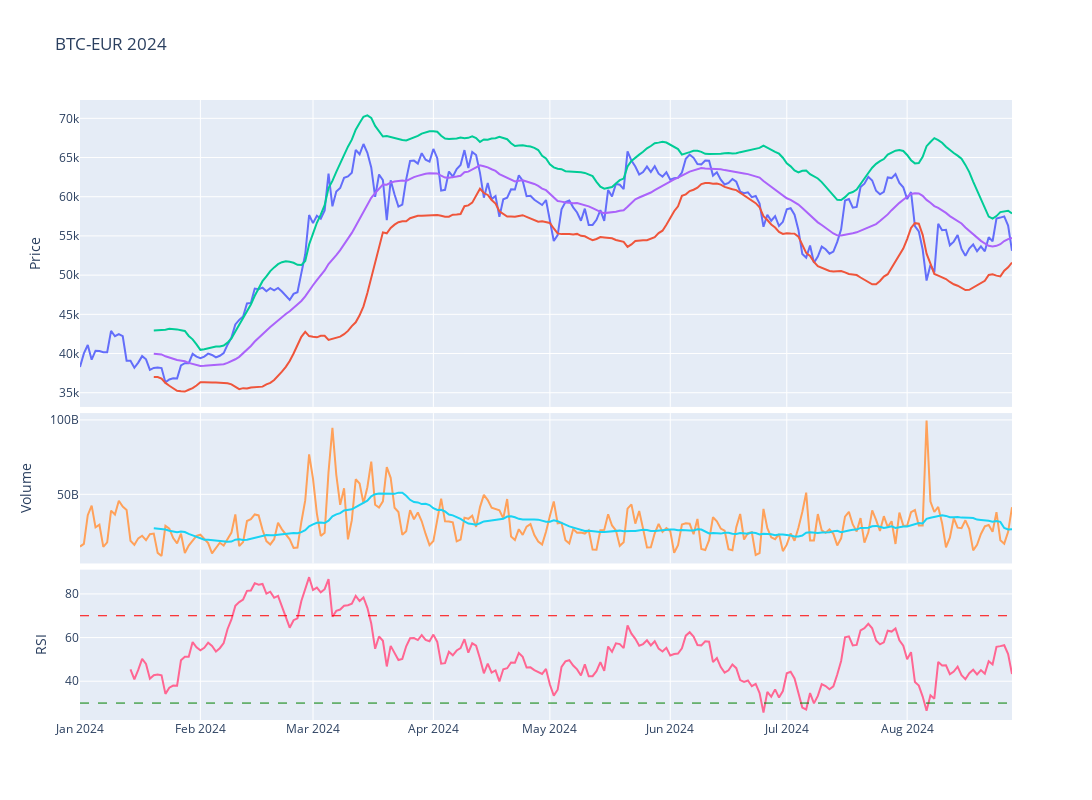

This figure's notebook cell:
### Code cell
# Plot the adjusted close price
fig = make_subplots(rows=4, cols=1,shared_xaxes=True,vertical_spacing=0.01,specs=[[{'rowspan':2,'colspan':1}],[None],[{'rowspan':1,'colspan':1}],[{'rowspan':1,'colspan':1}]])

# Graph (1,1)
fig.add_trace(go.Scatter(x=stock_ticker['Adj Close'].loc[year].index,y=stock_ticker['Adj Close'].loc[year],mode="lines",name=f'{ticker}'),row=1,col=1)
fig.add_trace(go.Scatter(x=stock_ticker['BB_Lower'].loc[year].index,y=stock_ticker['BB_Lower'].loc[year],mode="lines",name='BB_Lower'),row=1,col=1)
fig.add_trace(go.Scatter(x=stock_ticker['BB_Upper'].loc[year].index,y=stock_ticker['BB_Upper'].loc[year],mode="lines",name='BB_Upper'),row=1,col=1)
fig.add_trace(go.Scatter(x=stock_ticker['MMA20'].loc[year].index,y=stock_ticker['MMA20'].loc[year],mode="lines",name='MMA20'),row=1,col=1)
# Update xaxis properties
fig.update_yaxes(title_text="Price", row=1, col=1)

# Graph (3,1)
fig.add_trace(go.Scatter(x=stock_ticker['Volume'].loc[year].index,y=stock_ticker['Volume'].loc[year],mode="lines",name='Volume'),row=3, col=1)
fig.add_trace(go.Scatter(x=stock_ticker['Volume'].loc[year].index,y=stock_ticker['Volume'].loc[year].rolling(20).mean(),mode="lines",name='MMA20'),row=3,col=1)
fig.update_yaxes(title_text="Volume", row=3, col=1)

# Graph (4,1)
fig.add_trace(go.Scatter(x=stock_ticker['RSI'].loc[year].index,y=stock_ticker['RSI'].loc[year],mode="lines",name='RSI'),row=4, col=1)
fig.add_hline(y=30, line_width=1, line_dash="dash", line_color="green",row=4,col=1)
fig.add_hline(y=70, line_width=1, line_dash="dash", line_color="red",row=4,col=1)
fig.update_yaxes(title_text="RSI", row=4, col=1)

fig.update_layout(height=800, width=1300,showlegend=False,title=f"{ticker} {year}")

fig.show()

### Figure 1 — Plotly figure (JSON) as saved in the notebook; plotly's stock layout.template omitted (floating-point values rounded to 4 significant figures; data arrays with more than 128 entries replaced by an {"elided": "..."} marker saying what was removed)
{"data": [{"mode": "lines", "name": "BTC-EUR", "type": "scatter", "x": {"elided": "241 str values"}, "xaxis": "x", "y": {"elided": "241 float values"}, "yaxis": "y"}, {"mode": "lines", "name": "BB_Lower", "type": "scatter", "x": {"elided": "241 str values"}, "xaxis": "x", "y": {"elided": "241 float values"}, "yaxis": "y"}, {"mode": "lines", "name": "BB_Upper", "type": "scatter", "x": {"elided": "241 str values"}, "xaxis": "x", "y": {"elided": "241 float values"}, "yaxis": "y"}, {"mode": "lines", "name": "MMA20", "type": "scatter", "x": {"elided": "241 str values"}, "xaxis": "x", "y": {"elided": "241 float values"}, "yaxis": "y"}, {"mode": "lines", "name": "Volume", "type": "scatter", "x": {"elided": "241 str values"}, "xaxis": "x2", "y": {"elided": "241 int values"}, "yaxis": "y2"}, {"mode": "lines", "name": "MMA20", "type": "scatter", "x": {"elided": "241 str values"}, "xaxis": "x2", "y": {"elided": "241 float values"}, "yaxis": "y2"}, {"mode": "lines", "name": "RSI", "type": "scatter", "x": {"elided": "241 str values"}, "xaxis": "x3", "y": {"elided": "241 float values"}, "yaxis": "y3"}], "layout": {"height": 800, "shapes": [{"line": {"color": "green", "dash": "dash", "width": 1}, "type": "line", "x0": 0, "x1": 1, "xref": "x3 domain", "y0": 30, "y1": 30, "yref": "y3"}, {"line": {"color": "red", "dash": "dash", "width": 1}, "type": "line", "x0": 0, "x1": 1, "xref": "x3 domain", "y0": 70, "y1": 70, "yref": "y3"}], "showlegend": false, "title": {"text": "BTC-EUR 2024"}, "width": 1300, "xaxis": {"anchor": "y", "domain": [0, 1], "matches": "x3", "showticklabels": false}, "xaxis2": {"anchor": "y2", "domain": [0, 1], "matches": "x3", "showticklabels": false}, "xaxis3": {"anchor": "y3", "domain": [0, 1]}, "yaxis": {"anchor": "x", "domain": [0.505, 1], "title": {"text": "Price"}}, "yaxis2": {"anchor": "x2", "domain": [0.2525, 0.495], "title": {"text": "Volume"}}, "yaxis3": {"anchor": "x3", "domain": [0, 0.2425], "title": {"text": "RSI"}}}}
